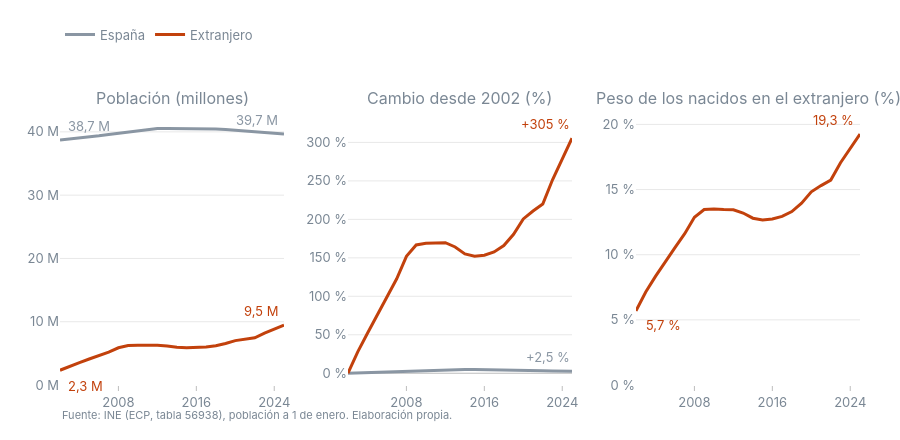

This figure's notebook cell:
### Code cell
#| label: fig-peso-pais
#| fig-cap: "Izquierda: nacidos en España y en el extranjero (millones). Centro: cambio acumulado desde 2002 (%). Derecha: peso de los nacidos en el extranjero sobre el total"
fig_indice_peso(pais, "España", "Extranjero", "los nacidos en el extranjero").show()

### Figure 1 — Plotly figure (JSON) as saved in the notebook; plotly's stock layout.template omitted (floating-point values rounded to 4 significant figures)
{"data": [{"hovertemplate": "%{text}", "line": {"color": "#8a96a3", "width": 3}, "mode": "lines", "name": "España", "text": ["38.701.173 personas", "38.843.742 personas", "38.999.785 personas", "39.189.109 personas", "39.371.997 personas", "39.584.597 personas", "39.790.019 personas", "40.013.758 personas", "40.206.557 personas", "40.384.966 personas", "40.523.263 personas", "40.547.015 personas", "40.542.974 personas", "40.541.831 personas", "40.505.719 personas", "40.482.685 personas", "40.437.561 personas", "40.369.642 personas", "40.303.297 personas", "40.146.001 personas", "40.018.611 personas", "39.881.155 personas", "39.781.461 personas", "39.664.087 personas"], "type": "scatter", "x": [2002, 2003, 2004, 2005, 2006, 2007, 2008, 2009, 2010, 2011, 2012, 2013, 2014, 2015, 2016, 2017, 2018, 2019, 2020, 2021, 2022, 2023, 2024, 2025], "xaxis": "x", "y": [38.7, 38.84, 39.0, 39.19, 39.37, 39.58, 39.79, 40.01, 40.21, 40.38, 40.52, 40.55, 40.54, 40.54, 40.51, 40.48, 40.44, 40.37, 40.3, 40.15, 40.02, 39.88, 39.78, 39.66], "yaxis": "y"}, {"hovertemplate": "%{text}", "line": {"color": "#8a96a3", "width": 3}, "mode": "lines", "name": "España", "showlegend": false, "text": ["+0 % · 38.701.173 personas", "+0 % · 38.843.742 personas", "+1 % · 38.999.785 personas", "+1 % · 39.189.109 personas", "+2 % · 39.371.997 personas", "+2 % · 39.584.597 personas", "+3 % · 39.790.019 personas", "+3 % · 40.013.758 personas", "+4 % · 40.206.557 personas", "+4 % · 40.384.966 personas", "+5 % · 40.523.263 personas", "+5 % · 40.547.015 personas", "+5 % · 40.542.974 personas", "+5 % · 40.541.831 personas", "+5 % · 40.505.719 personas", "+5 % · 40.482.685 personas", "+4 % · 40.437.561 personas", "+4 % · 40.369.642 personas", "+4 % · 40.303.297 personas", "+4 % · 40.146.001 personas", "+3 % · 40.018.611 personas", "+3 % · 39.881.155 personas", "+3 % · 39.781.461 personas", "+2 % · 39.664.087 personas"], "type": "scatter", "x": [2002, 2003, 2004, 2005, 2006, 2007, 2008, 2009, 2010, 2011, 2012, 2013, 2014, 2015, 2016, 2017, 2018, 2019, 2020, 2021, 2022, 2023, 2024, 2025], "xaxis": "x2", "y": [0, 0.3684, 0.7716, 1.261, 1.733, 2.283, 2.813, 3.392, 3.89, 4.351, 4.708, 4.769, 4.759, 4.756, 4.663, 4.603, 4.487, 4.311, 4.14, 3.733, 3.404, 3.049, 2.791, 2.488], "yaxis": "y2"}, {"hovertemplate": "%{text}", "line": {"color": "#c2410c", "width": 3}, "mode": "lines", "name": "Extranjero", "text": ["2.334.098 personas", "2.984.094 personas", "3.547.669 personas", "4.107.226 personas", "4.637.971 personas", "5.200.061 personas", "5.878.919 personas", "6.225.513 personas", "6.280.064 personas", "6.282.208 personas", "6.294.952 personas", "6.165.635 personas", "5.952.770 personas", "5.883.891 personas", "5.913.165 personas", "6.014.708 personas", "6.207.509 personas", "6.549.309 personas", "7.014.753 personas", "7.254.797 personas", "7.468.116 personas", "8.204.206 personas", "8.838.234 personas", "9.464.210 personas"], "type": "scatter", "x": [2002, 2003, 2004, 2005, 2006, 2007, 2008, 2009, 2010, 2011, 2012, 2013, 2014, 2015, 2016, 2017, 2018, 2019, 2020, 2021, 2022, 2023, 2024, 2025], "xaxis": "x", "y": [2.334, 2.984, 3.548, 4.107, 4.638, 5.2, 5.879, 6.226, 6.28, 6.282, 6.295, 6.166, 5.953, 5.884, 5.913, 6.015, 6.208, 6.549, 7.015, 7.255, 7.468, 8.204, 8.838, 9.464], "yaxis": "y"}, {"hovertemplate": "%{text}", "line": {"color": "#c2410c", "width": 3}, "mode": "lines", "name": "Extranjero", "showlegend": false, "text": ["+0 % · 2.334.098 personas", "+28 % · 2.984.094 personas", "+52 % · 3.547.669 personas", "+76 % · 4.107.226 personas", "+99 % · 4.637.971 personas", "+123 % · 5.200.061 personas", "+152 % · 5.878.919 personas", "+167 % · 6.225.513 personas", "+169 % · 6.280.064 personas", "+169 % · 6.282.208 personas", "+170 % · 6.294.952 personas", "+164 % · 6.165.635 personas", "+155 % · 5.952.770 personas", "+152 % · 5.883.891 personas", "+153 % · 5.913.165 personas", "+158 % · 6.014.708 personas", "+166 % · 6.207.509 personas", "+181 % · 6.549.309 personas", "+201 % · 7.014.753 personas", "+211 % · 7.254.797 personas", "+220 % · 7.468.116 personas", "+251 % · 8.204.206 personas", "+279 % · 8.838.234 personas", "+305 % · 9.464.210 personas"], "type": "scatter", "x": [2002, 2003, 2004, 2005, 2006, 2007, 2008, 2009, 2010, 2011, 2012, 2013, 2014, 2015, 2016, 2017, 2018, 2019, 2020, 2021, 2022, 2023, 2024, 2025], "xaxis": "x2", "y": [0, 27.85, 51.99, 75.97, 98.71, 122.8, 151.9, 166.7, 169.1, 169.1, 169.7, 164.2, 155.0, 152.1, 153.3, 157.7, 165.9, 180.6, 200.5, 210.8, 220.0, 251.5, 278.7, 305.5], "yaxis": "y2"}, {"hovertemplate": "%{y:.1f} %", "line": {"color": "#c2410c", "width": 3}, "mode": "lines", "name": "Peso de los nacidos en el extranjero", "showlegend": false, "type": "scatter", "x": [2002, 2003, 2004, 2005, 2006, 2007, 2008, 2009, 2010, 2011, 2012, 2013, 2014, 2015, 2016, 2017, 2018, 2019, 2020, 2021, 2022, 2023, 2024, 2025], "xaxis": "x3", "y": [5.688, 7.134, 8.338, 9.486, 10.54, 11.61, 12.87, 13.46, 13.51, 13.46, 13.45, 13.2, 12.8, 12.67, 12.74, 12.94, 13.31, 13.96, 14.82, 15.31, 15.73, 17.06, 18.18, 19.26], "yaxis": "y3"}], "layout": {"annotations": [{"font": {"size": 16}, "showarrow": false, "text": "Población (millones)", "x": 0.14, "xanchor": "center", "xref": "paper", "y": 1, "yanchor": "bottom", "yref": "paper"}, {"font": {"size": 16}, "showarrow": false, "text": "Cambio desde 2002 (%)", "x": 0.5, "xanchor": "center", "xref": "paper", "y": 1, "yanchor": "bottom", "yref": "paper"}, {"font": {"size": 16}, "showarrow": false, "text": "Peso de los nacidos en el extranjero (%)", "x": 0.86, "xanchor": "center", "xref": "paper", "y": 1, "yanchor": "bottom", "yref": "paper"}, {"font": {"color": "#8a96a3"}, "showarrow": false, "text": "38,7 M", "x": 2002, "xanchor": "left", "xref": "x", "xshift": 6, "y": 38.7, "yref": "y", "yshift": 14}, {"font": {"color": "#8a96a3"}, "showarrow": false, "text": "39,7 M", "x": 2025, "xanchor": "right", "xref": "x", "xshift": -4, "y": 39.66, "yref": "y", "yshift": 14}, {"font": {"color": "#8a96a3"}, "showarrow": false, "text": "+2,5 %", "x": 2025, "xanchor": "right", "xref": "x2", "y": 2.488, "yref": "y2", "yshift": 14}, {"font": {"color": "#c2410c"}, "showarrow": false, "text": "2,3 M", "x": 2002, "xanchor": "left", "xref": "x", "xshift": 6, "y": 2.334, "yref": "y", "yshift": -16}, {"font": {"color": "#c2410c"}, "showarrow": false, "text": "9,5 M", "x": 2025, "xanchor": "right", "xref": "x", "xshift": -4, "y": 9.464, "yref": "y", "yshift": 14}, {"font": {"color": "#c2410c"}, "showarrow": false, "text": "+305 %", "x": 2025, "xanchor": "right", "xref": "x2", "y": 305.5, "yref": "y2", "yshift": 14}, {"font": {"color": "#c2410c"}, "showarrow": false, "text": "5,7 %", "x": 2002, "xanchor": "left", "xref": "x3", "xshift": 8, "y": 5.688, "yref": "y3", "yshift": -14}, {"font": {"color": "#c2410c"}, "showarrow": false, "text": "19,3 %", "x": 2025, "xanchor": "right", "xref": "x3", "xshift": -4, "y": 19.26, "yref": "y3", "yshift": 14}, {"font": {"color": "#7a8794", "size": 11}, "showarrow": false, "text": "Fuente: INE (ECP, tabla 56938), población a 1 de enero. Elaboración propia.", "x": 0, "xanchor": "left", "xref": "paper", "y": -0.14, "yref": "paper"}], "height": 440, "hovermode": "x unified", "legend": {"y": 1.22}, "margin": {"b": 55, "l": 60, "r": 40, "t": 110}, "xaxis": {"anchor": "y", "domain": [0, 0.28], "dtick": 8}, "xaxis2": {"anchor": "y2", "domain": [0.36, 0.64], "dtick": 8}, "xaxis3": {"anchor": "y3", "domain": [0.72, 1], "dtick": 8}, "yaxis": {"anchor": "x", "domain": [0, 1], "rangemode": "tozero", "tickformat": ".0f", "ticksuffix": " M"}, "yaxis2": {"anchor": "x2", "domain": [0, 1], "range": [-15.27, 342.1], "tickformat": ",.0f", "ticksuffix": " %", "zeroline": true, "zerolinecolor": "rgba(127,127,127,.5)"}, "yaxis3": {"anchor": "x3", "domain": [0, 1], "rangemode": "tozero", "tickformat": ".0f", "ticksuffix": " %"}}}
